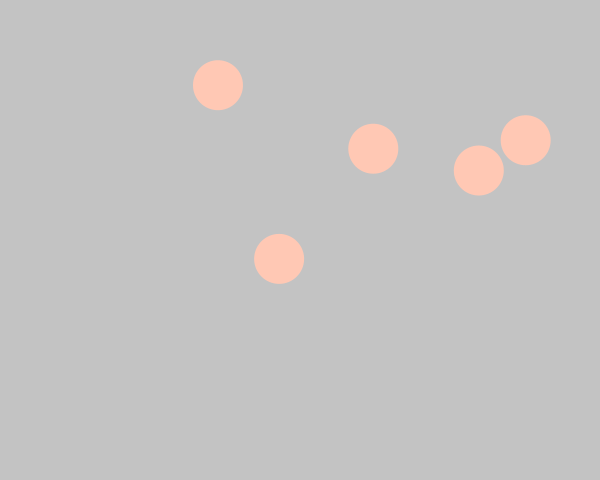
Frame 1 (no input)
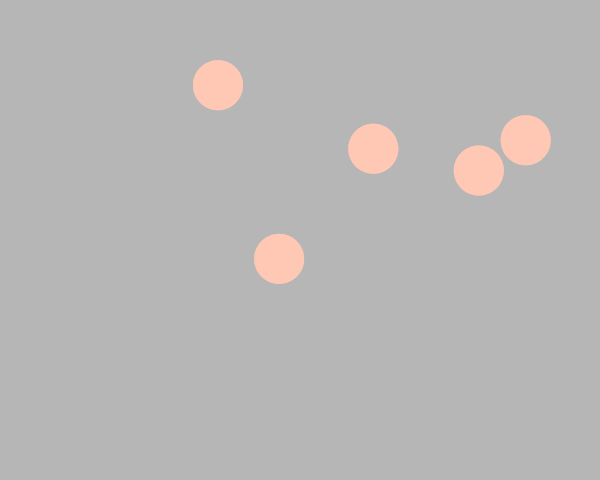
Frame 60 (the mouse pressed at the canvas centre just before this capture)
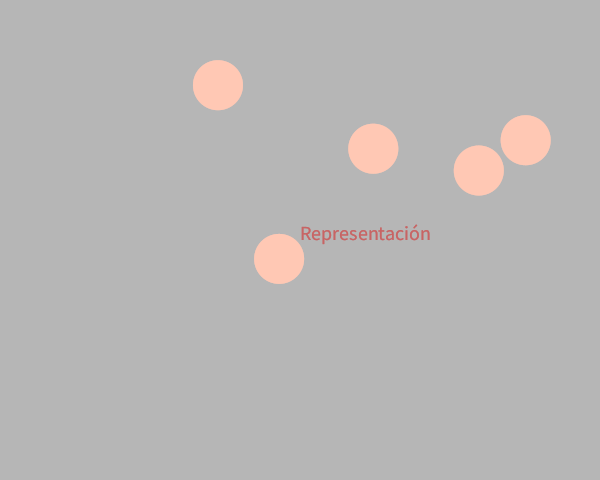
Frame 120 (the mouse held since frame 60 and released just before this capture)

The Processing sketch that drew these frames (run headless with seeded random() and noise(); from frame 60 on, the mouse is pressed at the canvas centre):

// Processing sketch: processing_124698
// ── processing_124698.pde

Point [] circles;

void setup(){
  size (600,480);
  smooth();
  textSize(20);
  
  String[] nameProy= {"Biblioteca","Processing","Urbanismo","Representación","Proyectos"};

  circles= new Point[0];

  for(int i=0;i< nameProy.length; i++){
    String name=nameProy[i];
    Point element= new Point(random(0+50,width-50),random(0+50,height-50),name);
    circles=(Point[]) append(circles,element);
  }
}
  


void draw(){
  fill(180,100);
  noStroke();
  rect(0,0,width,height);
  
  for(int i=0;i<circles.length;i++){
    circles[i].render();
    circles[i].title();
  }
}

class Point{
  float x, y;
  String name;
  
  
  Point (float _x,float _y, String _name){
    x= _x;
    y= _y;
    name= _name;
  }
  
  
  void render(){
    noStroke();
    fill(255,200,180);
    ellipse(x,y,50,50);
  }
  
  void title(){
    float a= dist(x,y,mouseX,mouseY);
    if(a<50){
      if(x>width-50 || y<40){
        fill(200,100,100);
        text(name,mouseX-50,mouseY+40);
      } else{
      fill(200,100,100);
      text(name,mouseX,mouseY);
      }
    }
  }
}  
